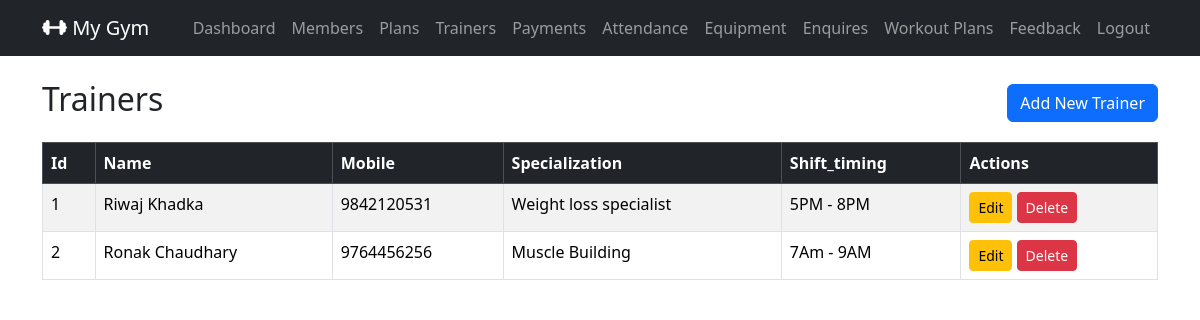
/admin_trainers/ (signed in), run on an earlier commit of the app's database.
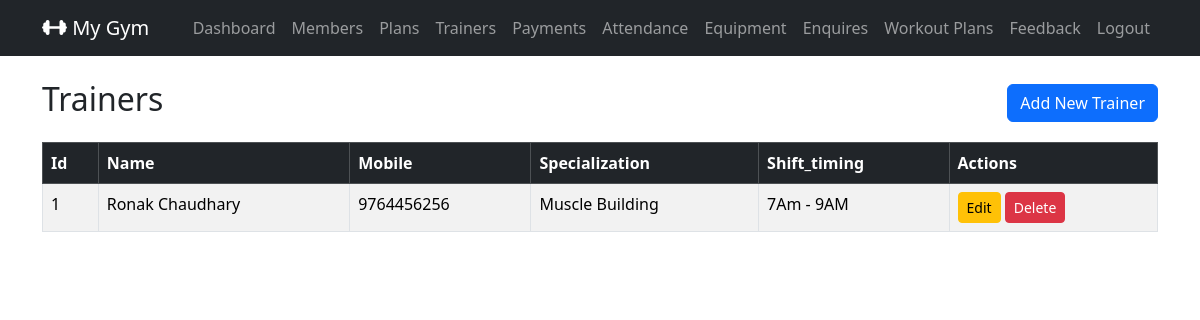
And on a later commit of the database.
### GymApp/models.py (models this page shows, shortened)
class Trainer(models.Model):
    name = models.CharField(max_length=100)
    mobile = models.CharField(max_length=15)
    specialization = models.CharField(max_length=200)
    shift_timing = models.CharField(max_length=200)

### GymApp/views.py (the view)
    def wrapper(request, *args, **kwargs):
        if not request.user.is_authenticated or getattr(request.user, 'role', None) != 'ADMIN':
            messages.error(request, 'You must be logged in as an admin to access this page.')
            return redirect('admin_login')  # Redirect to the admin login page
        return view_func(request, *args, **kwargs)

### GymApp/views.py (called while the page is built)
def admin_required(view_func):
    def wrapper(request, *args, **kwargs):
        if not request.user.is_authenticated or getattr(request.user, 'role', None) != 'ADMIN':
            messages.error(request, 'You must be logged in as an admin to access this page.')
            return redirect('admin_login')  # Redirect to the admin login page
        return view_func(request, *args, **kwargs)
    return wrapper

@admin_required
def admin_trainers_list(request):
    trainers = Trainer.objects.all().order_by('name')  # Fetch all trainers from the database and order them by name
    return render(request, 'admin_trainers_list.html', {'trainers': trainers})

### GymApp/templates/admin_trainers_list.html (shortened to what this page needs)
{% extends 'base.html' %}
{% block content %}
<div class="d-flex justify-content-between align-items-center mb-3">
    <h2>Trainers</h2>
    <a href="{% url 'admin_trainer_add' %}" class="btn btn-primary">Add New Trainer</a>
</div>
<table class="table table-bordered table-striped">
    <thead class="table-dark">
        <tr>
            <th>Id</th>
            <th>Name</th>
            <th>Mobile</th>
            <th>Specialization</th>
            <th>Shift_timing</th>
            <th>Actions</th>
        </tr>
    </thead>
    <tbody>
        {% for trainer in trainers %}
        <tr>
            <td>{{ forloop.counter }}</td>
            <td>{{ trainer.name }}</td>
            <td>{{ trainer.mobile }}</td>
            <td>{{ trainer.specialization }}</td>
            <td>{{ trainer.shift_timing }}</td>
            <td>
                <a href="{% url 'admin_trainer_edit' trainer.id %}" class="btn btn-sm btn-warning">Edit</a>
                <form method="post" action="{% url 'admin_trainer_delete' trainer.id %}" style="display:inline;">
                    <button type="submit" class="btn btn-sm btn-danger" onclick="return confirm('Are you sure you want to delete this trainer?');">Delete</button>
                </form>
            </td>
        </tr>
        {% empty %}
        <tr>
            <td colspan="6" class="text-center">No trainers available.</td>
        </tr>
        {% endfor %}
</table>
{% endblock %}

What changed in the data, as far as the page shows it:
removed Trainer: name "Riwaj Khadka", mobile "9842120531", specialization "Weight loss specialist", shift_timing "5PM - 8PM"
